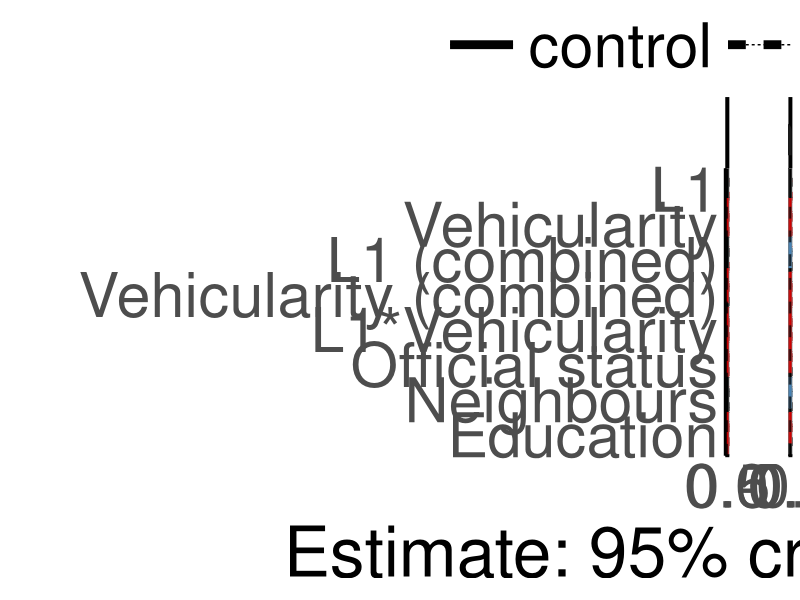
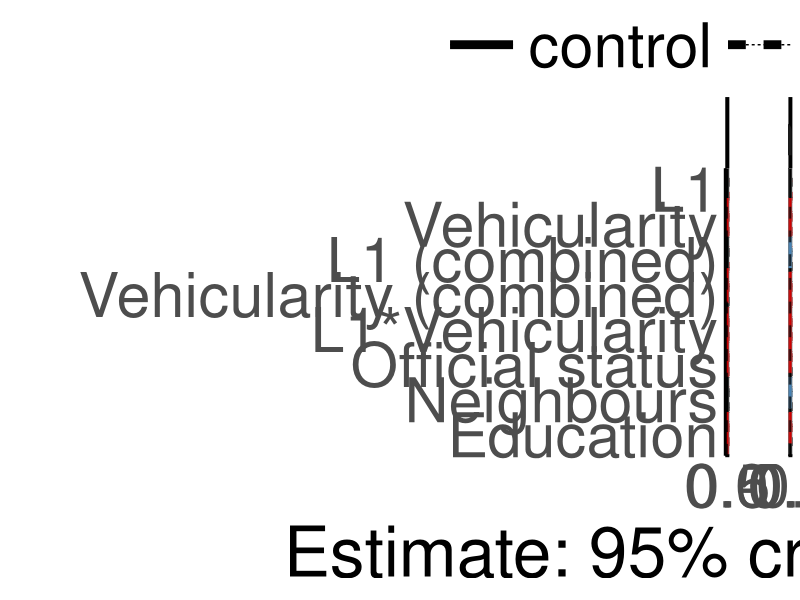
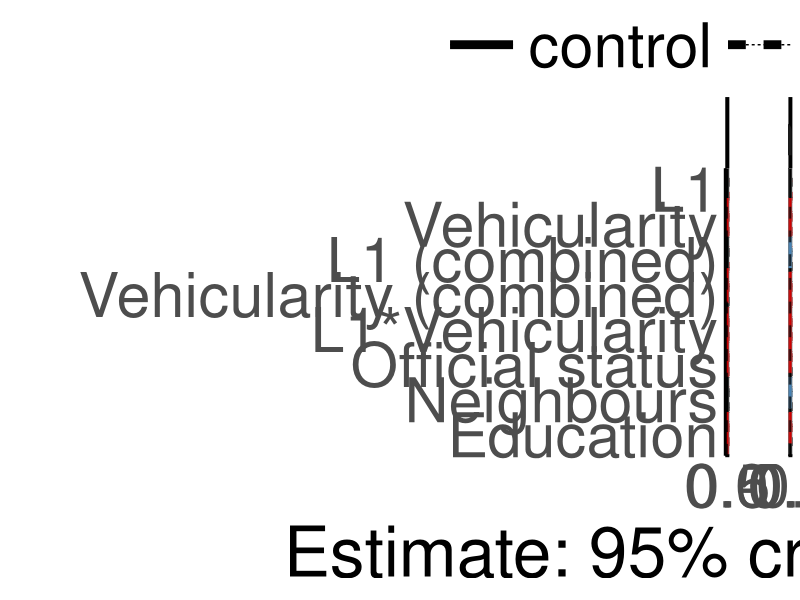
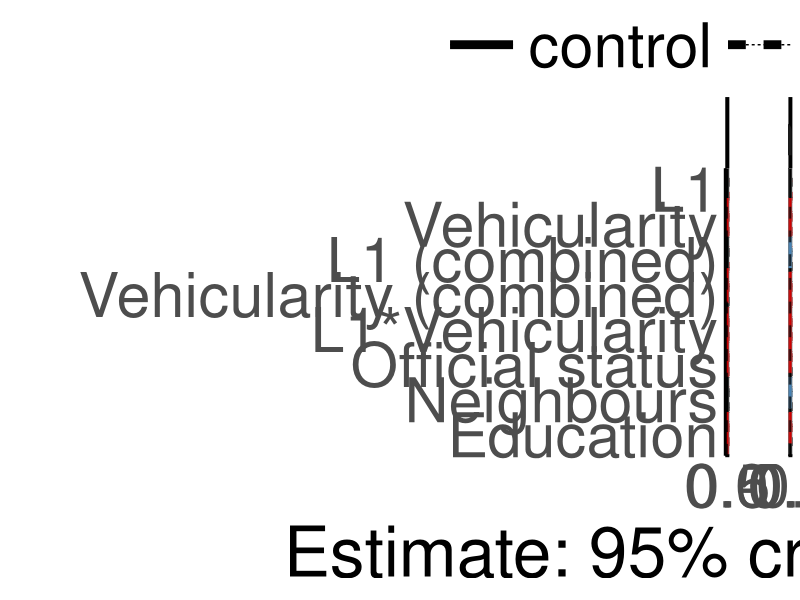
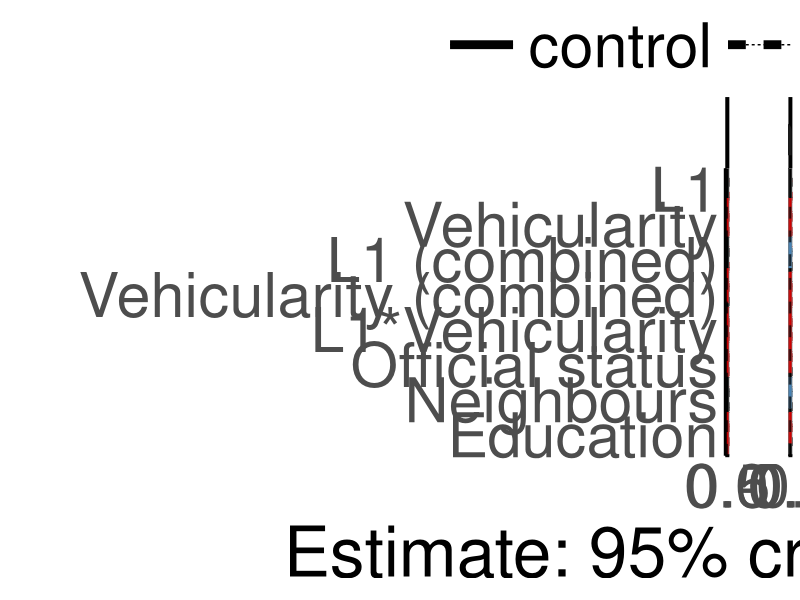
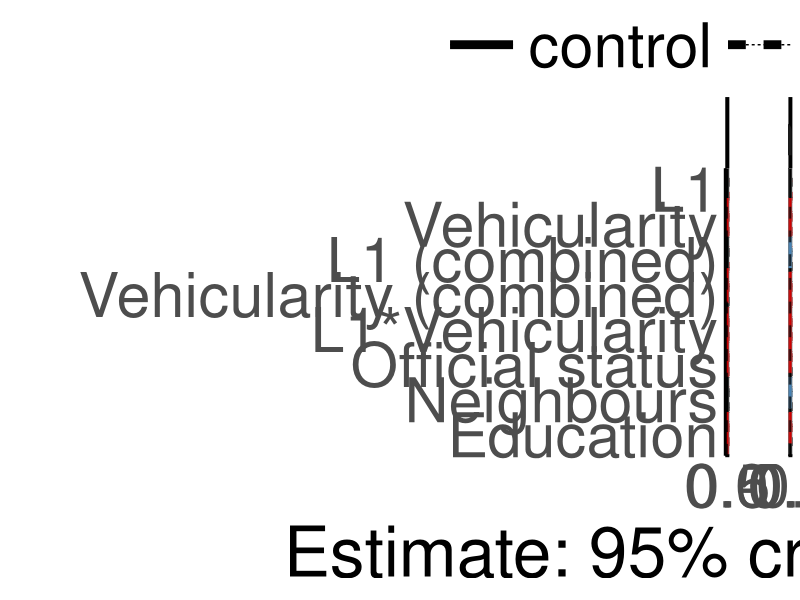

Recreate these plots in R, in order.
suppressPackageStartupMessages({
  library(dplyr)
  library(ggplot2)
})

# script was written by Olena Shcherbakova and modified by Sam Passmore

effs_I <-
  read.csv("output_tables_reanalysis/ effects Informativity_reanalysis_social_models .csv")
effs_I$variable <- "informativity"

effs_B <-
  read.csv("output_tables_reanalysis/ effects Boundness_reanalysis_social_models .csv")
effs_B$variable <- "fusion"

effs_B <- effs_B %>%
  rename(lower = 2,
         upper = 4,
         mean = 3)

effs_I <- effs_I %>%
  rename(lower = 2,
         upper = 4,
         mean = 3)

effs_1 <- as.data.frame(rbind(effs_B, effs_I))

effs_1$control <- "yes"

effs_I <-
  read.csv("output_tables_reanalysis/ effects Informativity_reanalysis_social_only_models .csv")
effs_I$variable <- "informativity"

effs_B <-
  read.csv("output_tables_reanalysis/ effects Boundness_reanalysis_social_only_models .csv")
effs_B$variable <- "fusion"

effs_B <- effs_B %>%
  rename(lower = 2,
         upper = 4,
         mean = 3)

effs_I <- effs_I %>%
  rename(lower = 2,
         upper = 4,
         mean = 3)

effs_2 <- as.data.frame(rbind(effs_B, effs_I))
effs_2$control <- "no"

effs_1 <- effs_1 %>%
  rename(lower = 2,
         upper = 4,
         mean = 3)

effs_2 <- effs_2 %>%
  rename(lower = 2,
         upper = 4,
         mean = 3)

effs <- as.data.frame(rbind(effs_1, effs_2))

effs_main <- effs %>%
  rename(lower = 2,
         upper = 4,
         mean = 3) %>%
  filter(!grepl("nonlinear", model)) %>%
  filter(!grepl("SD", effect)) %>%
  filter(!grepl("Intercept", effect))


#removing "(linear)" part within the model column
effs_main$model <- gsub("(\\s*\\(\\w+\\))", "", effs_main$model)

#adding "combined" after L1/L1 proportion where applicable
effs_main$effect <-
  ifelse(
    grepl("L1 speakers\\+", effs_main$model),
    paste(effs_main$effect, "(combined)"),
    effs_main$effect
  )

# effs_main <- effs_main %>%
#   mutate(
#     effect = dplyr::recode(
#       effect,
#       "L2 proportion (combined)" = "L2 (combined)",
#       "L1*L2 proportion" = "L1*L2",
#       "L2 proportion" = "L2"
#     )
#   )

eff_main_plot_df = effs_main %>%
  as.data.frame() %>%
  mutate_if(is.character, as.factor) %>%
  mutate(effect = factor(
    effect,
    levels = c(
      "Education",
      "Neighbours",
      "Official status",
      #"L1*L2",
      "L1*Vehicularity",
      #"L2 (combined)",
      "Vehicularity (combined)",
      "L1 (combined)",
      #"L2",
      "Vehicularity",
      "L1"
    )
  )) %>%
  mutate(importance = case_when((lower < 0 &
                                   upper < 0)  ~ "negative",
                                (lower > 0 &
                                   upper > 0)  ~ "positive",
                                (lower < 0 & upper > 0) |
                                  (lower < 0 &
                                     upper == 0) |
                                  (lower == 0 & upper > 0) ~ "no"
  )) %>%
  mutate(importance = as.factor(importance)) %>%
  mutate(importance = factor(
    importance,
    levels = c("no", "positive", "negative"),
    ordered = TRUE
  )) %>% 
  mutate(control = if_else(control == "yes", "control", "no control")) %>% 
  mutate(control = factor(control, levels = c("control", "no control"), ordered = TRUE))

dodge_width <- 0.8

effs_main_plot_bw <- ggplot(eff_main_plot_df,
                            aes(
                              y = effect,
                              x = mean,
                              linetype = control,
                              color = importance
                            )) +
  geom_errorbar(
    aes(xmin = lower, xmax = upper),
    width = 0.5,
    linewidth = 3,
    position = position_dodge(width = dodge_width)
  ) +
  geom_point(size = 10,
             position = position_dodge(width = dodge_width)) +
  geom_line(position = position_dodge(width = dodge_width)) +
  geom_vline(
    aes(xintercept = 0),
    linetype = 2,
    linewidth = 1,
    alpha = 0.7
  ) +
  scale_color_manual(values = c("black", "red3", "steelblue")) +
  ylab("") +
  xlab("Estimate: 95% credible interval") +
  #  theme_light() +
  theme_minimal() +
  facet_grid(. ~ variable, scales = "free_x", space = "free") +
  theme(
    text = element_text(size = 55), # face = "bold"),
    #    legend.text = element_text(size = 25),
    axis.title = element_text(size = 50),
    #    legend.title = element_text(size = 25),
    #    strip.text.x = element_text(size = 25),
    legend.spacing.y = unit(2.7, 'cm'),
    legend.key.width = unit(2, 'cm'),
    legend.direction = "horizontal",
    legend.position = "top",
    legend.title = element_blank(),
    axis.line = element_line(linewidth = 1),
    strip.background = element_rect(color = "black", linewidth = 2),
    panel.spacing.x = unit(15, "mm"),
    panel.grid = element_blank(),
    panel.border = element_rect(color = "gray 50", fill = NA)
  ) +
  guides(color = "none")


effs_main_plot_bw

ggsave(
  file = "output_reanalysis/effects_plot.png",
  plot = effs_main_plot_bw,
  height = 24,
  width = 30,
  dpi = 400
)


effs_main_plot_bw
ggsave(
  file = "output_reanalysis/effects_plot.pdf",
  plot = effs_main_plot_bw,
  height = 24, #22
  width = 30, #36
  dpi = 600
)

effs_main_plot_bw
ggsave(
  file = "output_reanalysis/effects_plot.jpeg",
  plot = effs_main_plot_bw,
  height = 24, #22
  width = 30, #36
  dpi = 600
)
